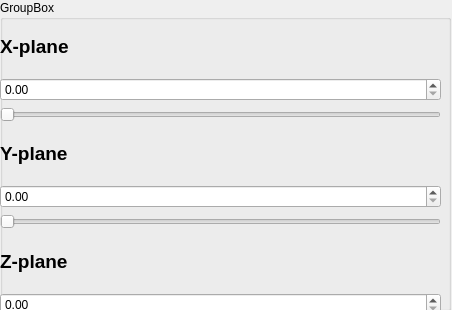
<?xml version="1.0" encoding="UTF-8"?>
<ui version="4.0">
 <class>ViewControl</class>
 <widget class="QWidget" name="ViewControl">
  <property name="geometry">
   <rect>
    <x>0</x>
    <y>0</y>
    <width>452</width>
    <height>310</height>
   </rect>
  </property>
  <property name="windowTitle">
   <string>Form</string>
  </property>
  <widget class="QGroupBox" name="groupBox">
   <property name="geometry">
    <rect>
     <x>0</x>
     <y>0</y>
     <width>451</width>
     <height>311</height>
    </rect>
   </property>
   <property name="title">
    <string>GroupBox</string>
   </property>
   <widget class="QWidget" name="layoutWidget">
    <property name="geometry">
     <rect>
      <x>0</x>
      <y>20</y>
      <width>441</width>
      <height>317</height>
     </rect>
    </property>
    <layout class="QVBoxLayout" name="verticalLayout">
     <item>
      <widget class="QLabel" name="label_x">
       <property name="font">
        <font>
         <pointsize>14</pointsize>
         <weight>75</weight>
         <bold>true</bold>
        </font>
       </property>
       <property name="text">
        <string>X-plane</string>
       </property>
      </widget>
     </item>
     <item>
      <widget class="QDoubleSpinBox" name="spinBox_x"/>
     </item>
     <item>
      <widget class="QSlider" name="horizontal_slider_x">
       <property name="orientation">
        <enum>Qt::Horizontal</enum>
       </property>
      </widget>
     </item>
     <item>
      <widget class="QLabel" name="label_y">
       <property name="font">
        <font>
         <pointsize>14</pointsize>
         <weight>75</weight>
         <bold>true</bold>
        </font>
       </property>
       <property name="text">
        <string>Y-plane</string>
       </property>
      </widget>
     </item>
     <item>
      <widget class="QDoubleSpinBox" name="spinBox_y"/>
     </item>
     <item>
      <widget class="QSlider" name="horizontal_slider_y">
       <property name="orientation">
        <enum>Qt::Horizontal</enum>
       </property>
      </widget>
     </item>
     <item>
      <widget class="QLabel" name="label_z">
       <property name="font">
        <font>
         <pointsize>14</pointsize>
         <weight>75</weight>
         <bold>true</bold>
        </font>
       </property>
       <property name="text">
        <string>Z-plane</string>
       </property>
      </widget>
     </item>
     <item>
      <widget class="QDoubleSpinBox" name="spinBox_z"/>
     </item>
     <item>
      <widget class="QSlider" name="horizontal_slider_z">
       <property name="orientation">
        <enum>Qt::Horizontal</enum>
       </property>
      </widget>
     </item>
    </layout>
   </widget>
  </widget>
 </widget>
 <resources/>
 <connections>
  <connection>
   <sender>horizontal_slider_z</sender>
   <signal>valueChanged(int)</signal>
   <receiver>spinBox_z</receiver>
   <slot>setValue(int)</slot>
   <hints>
    <hint type="sourcelabel">
     <x>27</x>
     <y>162</y>
    </hint>
    <hint type="destinationlabel">
     <x>23</x>
     <y>224</y>
    </hint>
   </hints>
  </connection>
  <connection>
   <sender>horizontal_slider_y</sender>
   <signal>sliderMoved(int)</signal>
   <receiver>spinBox_y</receiver>
   <slot>setValue(int)</slot>
   <hints>
    <hint type="sourcelabel">
     <x>55</x>
     <y>248</y>
    </hint>
    <hint type="destinationlabel">
     <x>62</x>
     <y>59</y>
    </hint>
   </hints>
  </connection>
  <connection>
   <sender>horizontal_slider_y</sender>
   <signal>valueChanged(int)</signal>
   <receiver>spinBox_y</receiver>
   <slot>setValue(int)</slot>
   <hints>
    <hint type="sourcelabel">
     <x>19</x>
     <y>241</y>
    </hint>
    <hint type="destinationlabel">
     <x>18</x>
     <y>59</y>
    </hint>
   </hints>
  </connection>
  <connection>
   <sender>horizontal_slider_x</sender>
   <signal>valueChanged(int)</signal>
   <receiver>spinBox_x</receiver>
   <slot>setValue(int)</slot>
   <hints>
    <hint type="sourcelabel">
     <x>26</x>
     <y>81</y>
    </hint>
    <hint type="destinationlabel">
     <x>27</x>
     <y>141</y>
    </hint>
   </hints>
  </connection>
  <connection>
   <sender>spinBox_z</sender>
   <signal>valueChanged(int)</signal>
   <receiver>horizontal_slider_z</receiver>
   <slot>setValue(int)</slot>
   <hints>
    <hint type="sourcelabel">
     <x>65</x>
     <y>219</y>
    </hint>
    <hint type="destinationlabel">
     <x>68</x>
     <y>159</y>
    </hint>
   </hints>
  </connection>
  <connection>
   <sender>horizontal_slider_z</sender>
   <signal>sliderMoved(int)</signal>
   <receiver>spinBox_z</receiver>
   <slot>setValue(int)</slot>
   <hints>
    <hint type="sourcelabel">
     <x>47</x>
     <y>158</y>
    </hint>
    <hint type="destinationlabel">
     <x>48</x>
     <y>223</y>
    </hint>
   </hints>
  </connection>
  <connection>
   <sender>horizontal_slider_x</sender>
   <signal>sliderMoved(int)</signal>
   <receiver>spinBox_x</receiver>
   <slot>setValue(int)</slot>
   <hints>
    <hint type="sourcelabel">
     <x>75</x>
     <y>82</y>
    </hint>
    <hint type="destinationlabel">
     <x>70</x>
     <y>141</y>
    </hint>
   </hints>
  </connection>
  <connection>
   <sender>spinBox_y</sender>
   <signal>valueChanged(int)</signal>
   <receiver>horizontal_slider_y</receiver>
   <slot>setValue(int)</slot>
   <hints>
    <hint type="sourcelabel">
     <x>116</x>
     <y>50</y>
    </hint>
    <hint type="destinationlabel">
     <x>35</x>
     <y>248</y>
    </hint>
   </hints>
  </connection>
  <connection>
   <sender>spinBox_x</sender>
   <signal>valueChanged(int)</signal>
   <receiver>horizontal_slider_x</receiver>
   <slot>setValue(int)</slot>
   <hints>
    <hint type="sourcelabel">
     <x>53</x>
     <y>136</y>
    </hint>
    <hint type="destinationlabel">
     <x>46</x>
     <y>81</y>
    </hint>
   </hints>
  </connection>
 </connections>
</ui>
